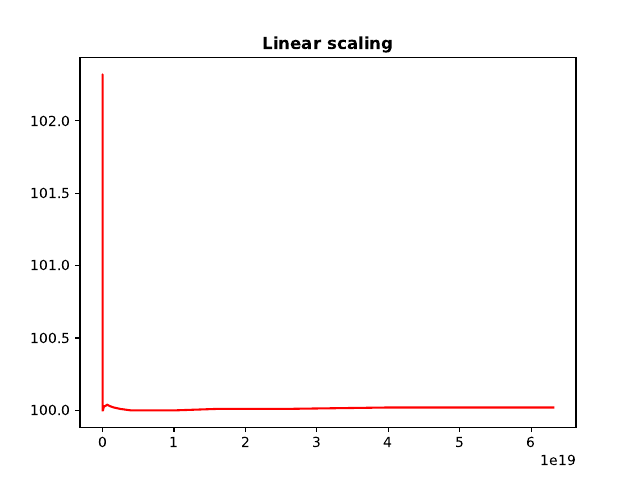

Write Python code to recreate this figure.
import numpy as np
import matplotlib.pyplot as plt
from matplotlib.backends.backend_pdf import PdfPages


# load data
data = np.loadtxt("Data1_1.txt")

# save all figures in 1 pdf file
with PdfPages('problem4.pdf') as pdf:
	
	# figure with linear scaling
	plt.figure(1)
	plt.plot(data[:,0],data[:,1], color='red')
	plt.yscale('linear')
	plt.title('Linear scaling', weight='bold')
	pdf.savefig()

	# figure with logarithmic
	fig2 = plt.figure(2)
	plt.plot(np.log(data[:,0]),data[:,1])
	plt.yscale('log')
	plt.title('Logarithmic scaling', weight='bold')
	pdf.savefig()


	plt.show()